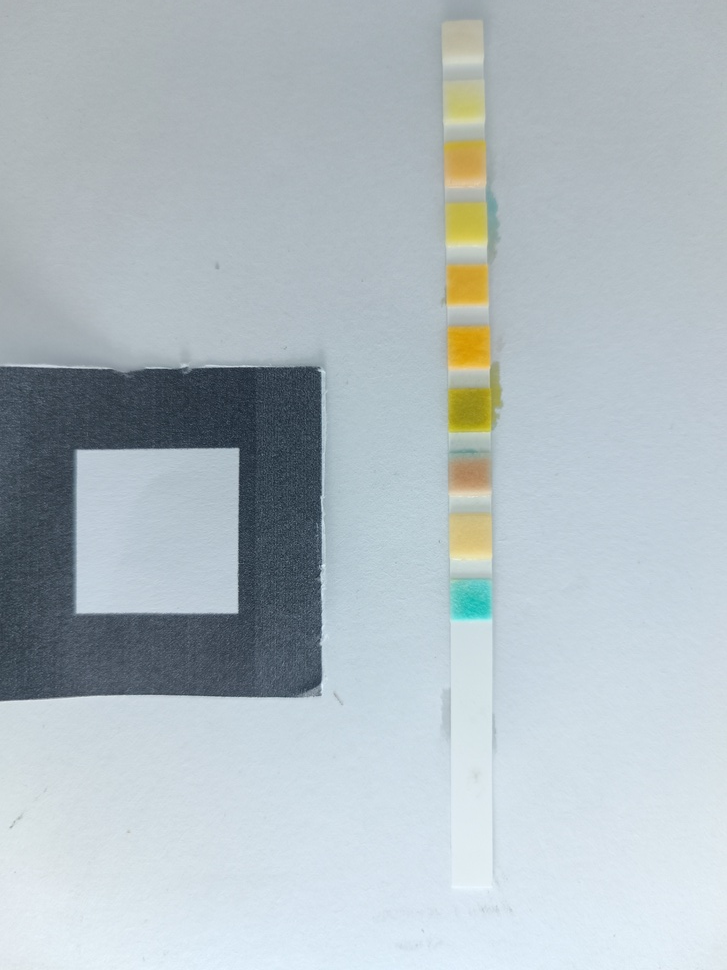
#> input picture pipeline/photos/001/001-Cool.jpg, 727 x 970 px, shrunk from 3000 x 4000 before the run
$ python rotate_colorwheel_dataset.py --roots photos/001
#> lines starting #> are read from the running program, lines starting #| are printed output that depends on the picture
#!/usr/bin/env python3
from __future__ import annotations

import argparse
import shutil
from datetime import datetime
from pathlib import Path

import cv2


def parse_args() -> argparse.Namespace:
    parser = argparse.ArgumentParser(description="Rotate colorwheel dataset images with backup")
    parser.add_argument(
        "--roots",
        nargs="+",
        required=True,
        help="One or more root folders containing images",
    )
    parser.add_argument(
        "--backup-root",
        default="",
        help="Backup destination root. If empty, creates timestamped backup in dataset parent.",
    )
    parser.add_argument(
        "--dry-run",
        action="store_true",
        help="Only print files that would be rotated",
    )
    return parser.parse_args()


def list_images(root: Path) -> list[Path]:
    exts = {".jpg", ".jpeg", ".png"}
    return [p for p in root.rglob("*") if p.is_file() and p.suffix.lower() in exts]


def main() -> None:
    args = parse_args()
    roots = [Path(item).resolve() for item in args.roots]
    missing = [str(root) for root in roots if not root.exists()]
    if missing:
        raise SystemExit(f"Missing roots: {missing}")

    all_images: list[tuple[Path, Path]] = []
    for root in roots:
        images = list_images(root)
        all_images.extend((root, image) for image in images)

    if not all_images:
        print("No images found. Nothing to do.")
        return

    if args.backup_root:
        backup_root = Path(args.backup_root).resolve()
    else:
        dataset_parent = roots[0].parent
        stamp = datetime.now().strftime("%Y%m%d_%H%M%S")
        backup_root = dataset_parent / f"colorwheel_backup_before_rotate_{stamp}"

    print(f"Images found: {len(all_images)}")
    print(f"Backup root: {backup_root}")

    if args.dry_run:
        for _, image in all_images[:20]:
            print(f"DRY RUN -> {image}")
        if len(all_images) > 20:
            print(f"... and {len(all_images) - 20} more")
        return

    for root, image in all_images:
        relative = image.relative_to(root)
        backup_path = backup_root / root.name / relative
        backup_path.parent.mkdir(parents=True, exist_ok=True)
        shutil.copy2(image, backup_path)

        loaded = cv2.imread(str(image), cv2.IMREAD_COLOR)
#> loaded is the input picture: shape (970, 727, 3); mean B, G, R 193.6, 188.1, 177
        if loaded is None:
            raise RuntimeError(f"Failed to read image: {image}")

        rotated = cv2.rotate(loaded, cv2.ROTATE_90_CLOCKWISE)
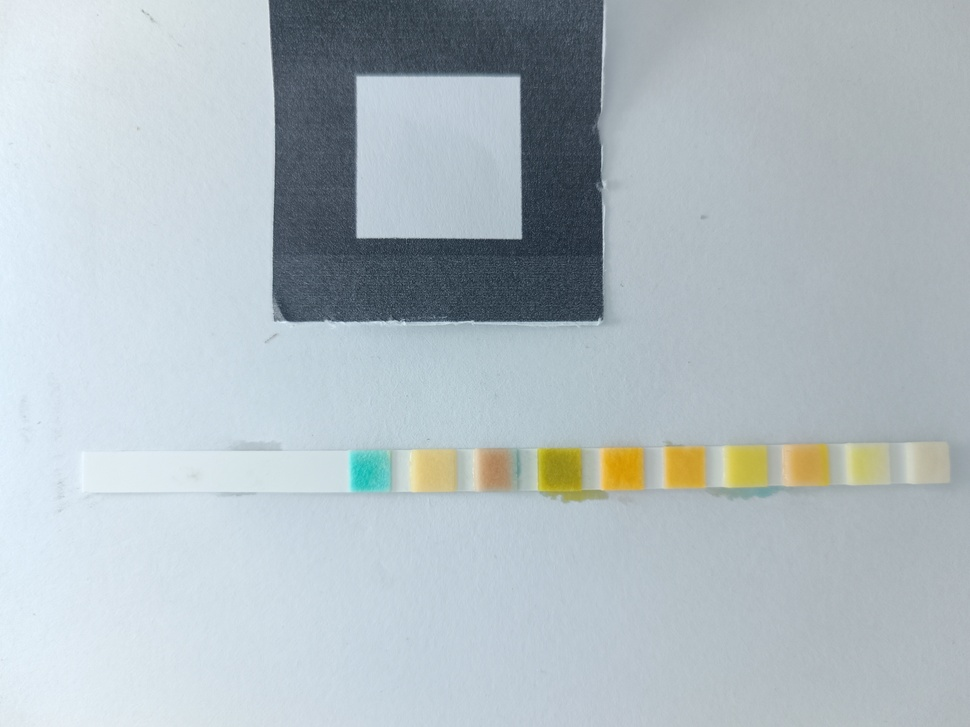
#> rotated: shape (727, 970, 3); mean B, G, R 193.6, 188.1, 177
        ok = cv2.imwrite(str(image), rotated)
        if not ok:
            raise RuntimeError(f"Failed to write rotated image: {image}")
#> pass 2 of the loop in main, `for root, image in all_images:`:
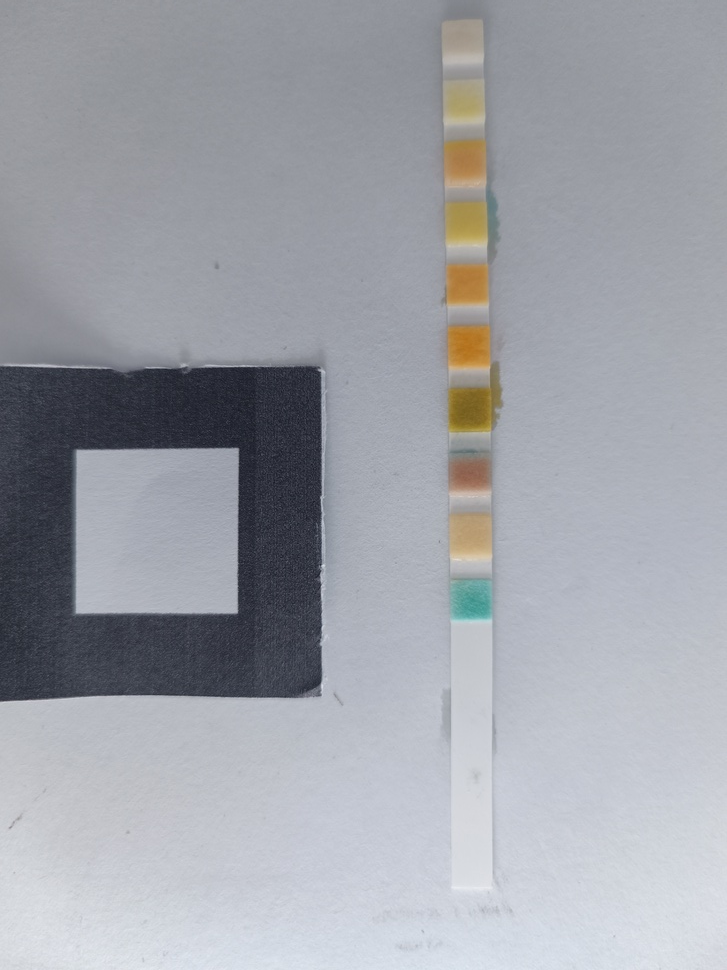
#> input picture pipeline/photos/001/001-Daylight.jpg, 727 x 970 px, shrunk from 3000 x 4000 before the run
#> in main, loaded is the input picture: shape (970, 727, 3); mean B, G, R 169, 162.2, 159.5
#> in main, `rotated = cv2.rotate(loaded, cv2.ROTATE_90_CLOCKWISE)`:
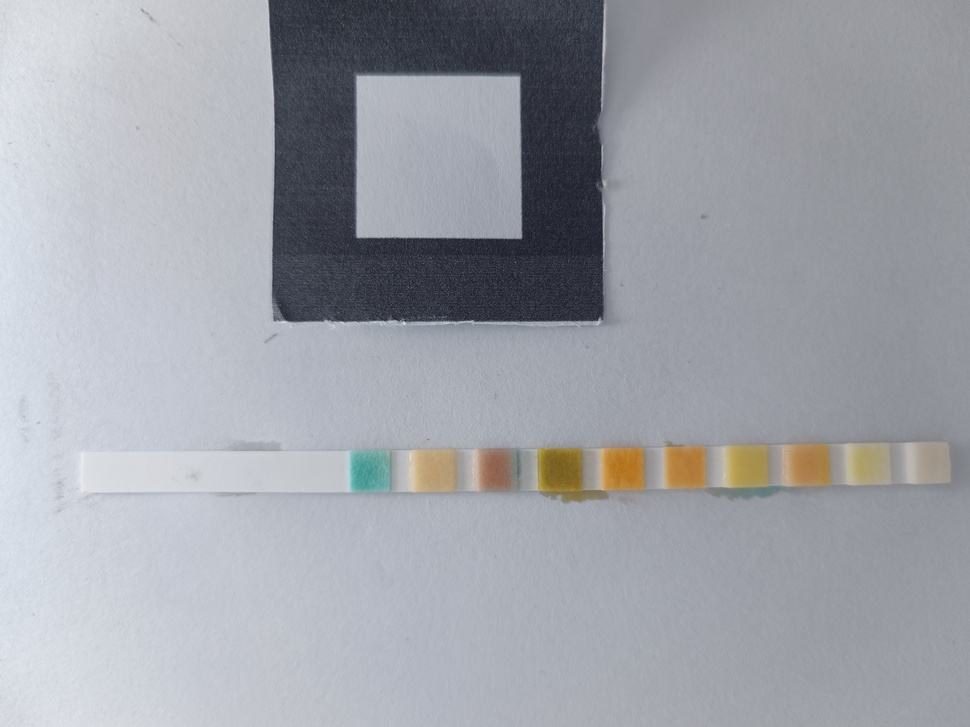
#> rotated: shape (727, 970, 3); mean B, G, R 169, 162.2, 159.5

    print("Rotation complete.")
    print(f"Backups saved under: {backup_root}")


if __name__ == "__main__":
    main()
